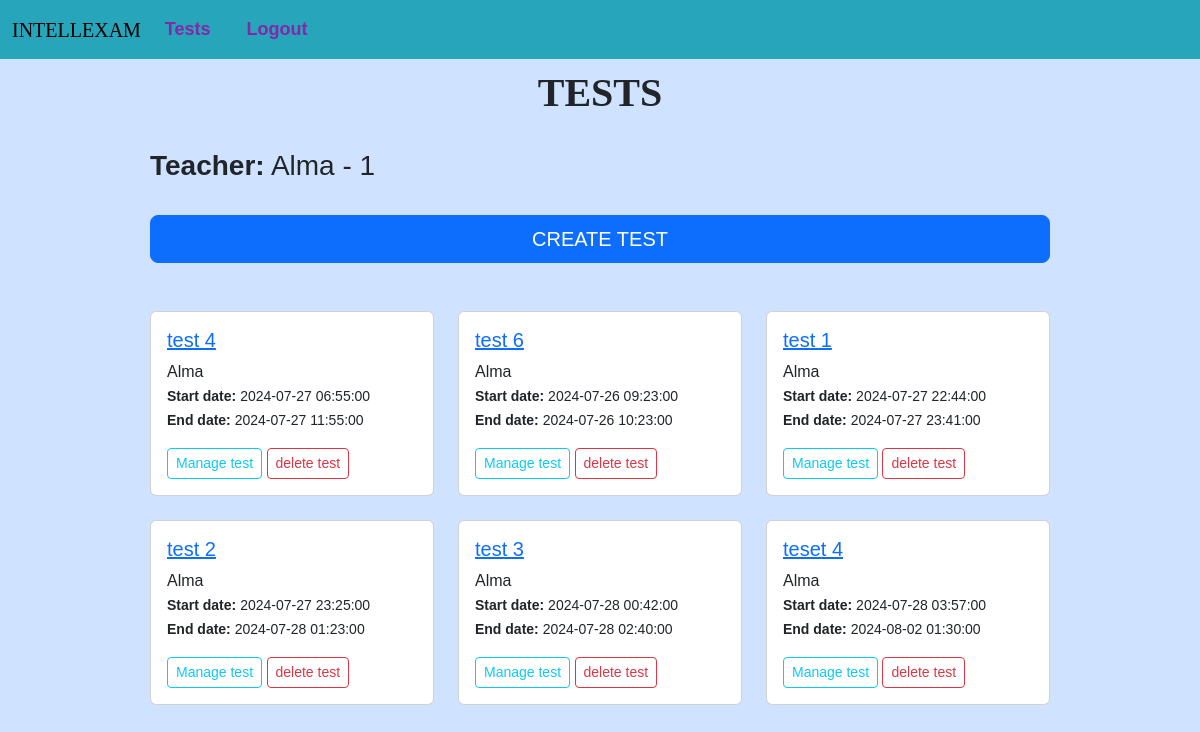
The app's page /tests (signed in), older data.
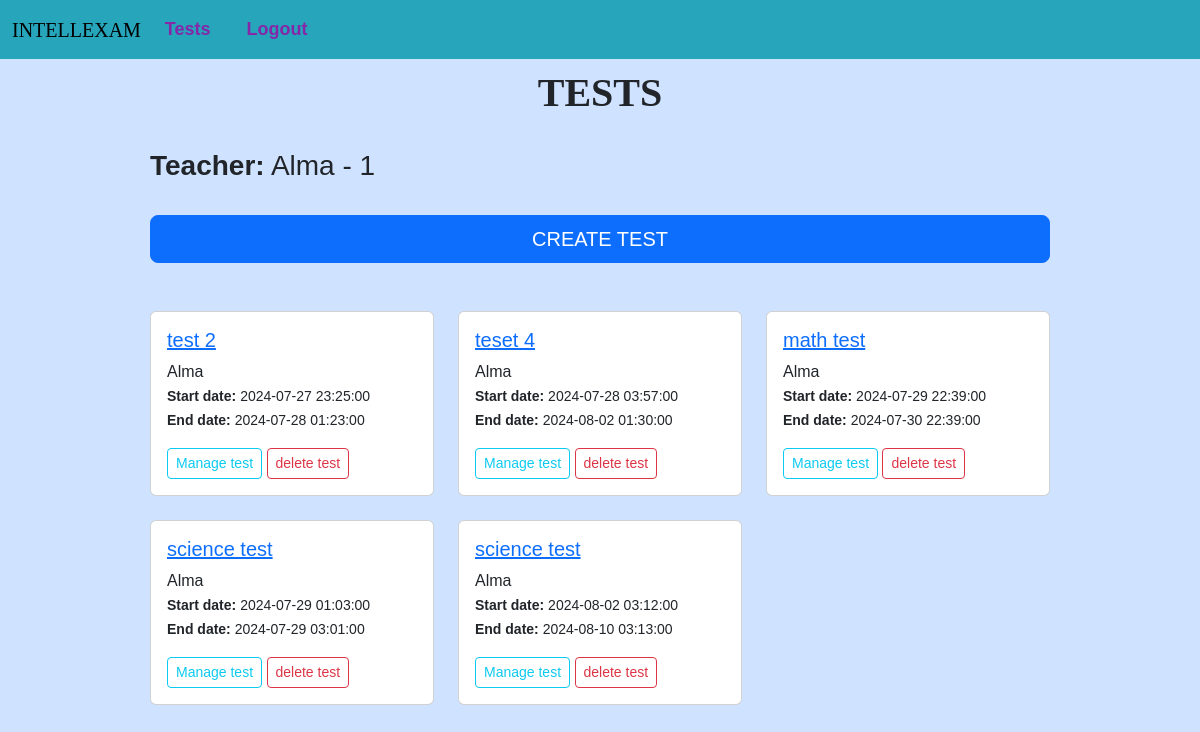
The same page, newer data.
### app.py (models this page shows)
class Users(db.Model, UserMixin):
    id = db.Column(db.Integer, primary_key = True)
    name = db.Column(db.String(200), nullable=False)
    email = db.Column(db.String(120), nullable=False, unique =True)
    password = db.Column(db.String(128), nullable=False)
    role = db.Column(db.String(80), nullable=False)
    submissions = db.relationship('Submission', backref='submitted_tests', lazy=True)

class Tests(db.Model):
    test_id = db.Column(db.Integer, primary_key=True)
    title = db.Column(db.String(255))
    start_date = db.Column(db.DateTime, nullable = False)
    end_date = db.Column(db.DateTime, nullable = False)
    status = db.Column(db.String(255))
    teacher_id = db.Column(db.Integer, db.ForeignKey('users.id'))
    teacher = db.relationship('Users', backref=db.backref('tests', lazy=True))
    questions = db.relationship("Questions", backref="question_list")
    code = db.Column(db.String(6), unique=True)  # column to store the unique code
    students = db.relationship('Users', secondary='test_students', backref=db.backref('tests_registered', lazy=True))
    submissions = db.relationship('Submission', backref='test_submissions', lazy=True)

### app.py (the view)
@app.route('/tests', methods=['GET', 'POST'])
@login_required(role="teacher")
def tests():
	tests = Tests.query.filter_by(teacher_id = current_user.id)
	return render_template("tests.html", tests=tests)

### app.py (called while the page is built)
@login_manager.user_loader
def load_user(user_id):
    return Users.query.get(int(user_id))

def login_required(role="ANY"):
    def wrapper(fn):
        @wraps(fn)
        def decorated_view(*args, **kwargs):
            if not current_user.is_authenticated:
               return login_manager.unauthorized()
            if ( (current_user.role != role) and (role != "ANY")):
                return login_manager.unauthorized()
            return fn(*args, **kwargs)
        return decorated_view
    return wrapper

### templates/tests.html (shortened to what this page needs)
{% extends 'index.html' %}
{% block content %}
<h1>TESTS</h1>
<br>
<h3><b>Teacher:</b> {{current_user.name}} - {{current_user.id}}</h3>
<br>
<a href="{{ url_for('create_test')}}" class=" d-grid gap-2 btn btn-primary btn-lg">CREATE TEST</a>
<br/>
<br/>
<div class="row row-cols-1 row-cols-md-3 g-4">
	{% for test in tests %}
	<div class="col">
		<div class="card ">
		<div class="card-body">
		<h5 class="card-title"><a href="{{ url_for('test', id=test.test_id)}}">{{ test.title }}</a></h5>
		<p class="card-text">{{ test.teacher.name }}<br/>
			<small><b> Start date: </b>{{ test.start_date }}</small> <br/>
			<small><b> End date: </b>{{ test.end_date }}</small> <br/>
		</p>
		<a href="{{ url_for('test', id=test.test_id)}}" class="btn btn-outline-info btn-sm">Manage test</a>
        <button class="btn btn-outline-danger btn-sm" data-bs-toggle="modal" data-bs-target="#confirmationModal-{{ test.test_id }}">delete test</button>
		</div>
		</div>
	</div>
	{% endfor %}
</div>
{% endblock %}

### templates/index.html (shortened to what this page needs)
<!DOCTYPE html>
<html lang="en">
<head>
    <link href="https://cdn.jsdelivr.net/npm/bootstrap@5.3.3/dist/css/bootstrap.min.css"
    rel="stylesheet"
>
    <link rel="stylesheet" href="{{url_for('static', filename='main.css') }}">
</head>
<body class= "bg-primary-subtle" >
    {% if current_user.is_authenticated and current_user.role == "teacher" %}
        {% include 'teacher_navbar.html' %}
    {% endif %}
    <div style="margin-top: 10px;margin-bottom: 10px;margin-right: 150px;margin-left: 150px;">
        {% block content %}
        {% endblock %}
    </div>
</body>
</html>

### templates/teacher_navbar.html (shortened to what this page needs)
      <nav style="background-color: rgb(38, 165, 187);" class="navbar navbar-expand-lg ">
        <div class="container-fluid">
          <a style="font-family:fantasy ;" class="navbar-brand" href="#">INTELLEXAM</a>
          <div class="collapse navbar-collapse" id="navbarText" >
            <ul class="navbar-nav me-auto mb-2 mb-lg-0">
              <li class="nav-item" style="text-align: center;">
                <a style="font-size: large; color: rgb(132, 40, 168); font-weight: bolder;" class="nav-link" href="{{ url_for('tests') }}">Tests</a>
            </li>
              <li class="nav-item" >
                <a style="font-size: large;color: rgb(132, 40, 168); font-weight: bolder;" class="nav-link" href="{{ url_for('logout') }}">Logout</a>
            </li>
            </ul>
          </div>
        </div>
      </nav>

### static/main.css (style rules this page uses)
body { font-family: Arial, sans-serif; margin: 0; padding: 0; }
nav ul { list-style: none; margin: 0; padding: 0; display: flex; justify-content: flex-start; }
nav li { float: left; margin-right: 20px; }
nav a { color: #fff; text-decoration: none; }
H1 { font-family: Copperplate; font-weight: bold; font-size: 40px; text-align: center; }

Row changes from the older to the newer data that the page shows:
removed Tests: title "test 4", teacher.name "Alma", start_date "2024-07-27 06:55:00", end_date "2024-07-27 11:55:00"
removed Tests: title "test 6", teacher.name "Alma", start_date "2024-07-26 09:23:00", end_date "2024-07-26 10:23:00"
removed Tests: title "test 1", teacher.name "Alma", start_date "2024-07-27 22:44:00", end_date "2024-07-27 23:41:00"
removed Tests: title "test 3", teacher.name "Alma", start_date "2024-07-28 00:42:00", end_date "2024-07-28 02:40:00"
added Tests: title "math test", teacher.name "Alma", start_date "2024-07-29 22:39:00", end_date "2024-07-30 22:39:00"
added Tests: title "science test", teacher.name "Alma", start_date "2024-07-29 01:03:00", end_date "2024-07-29 03:01:00"
added Tests: title "science test", teacher.name "Alma", start_date "2024-08-02 03:12:00", end_date "2024-08-10 03:13:00"
